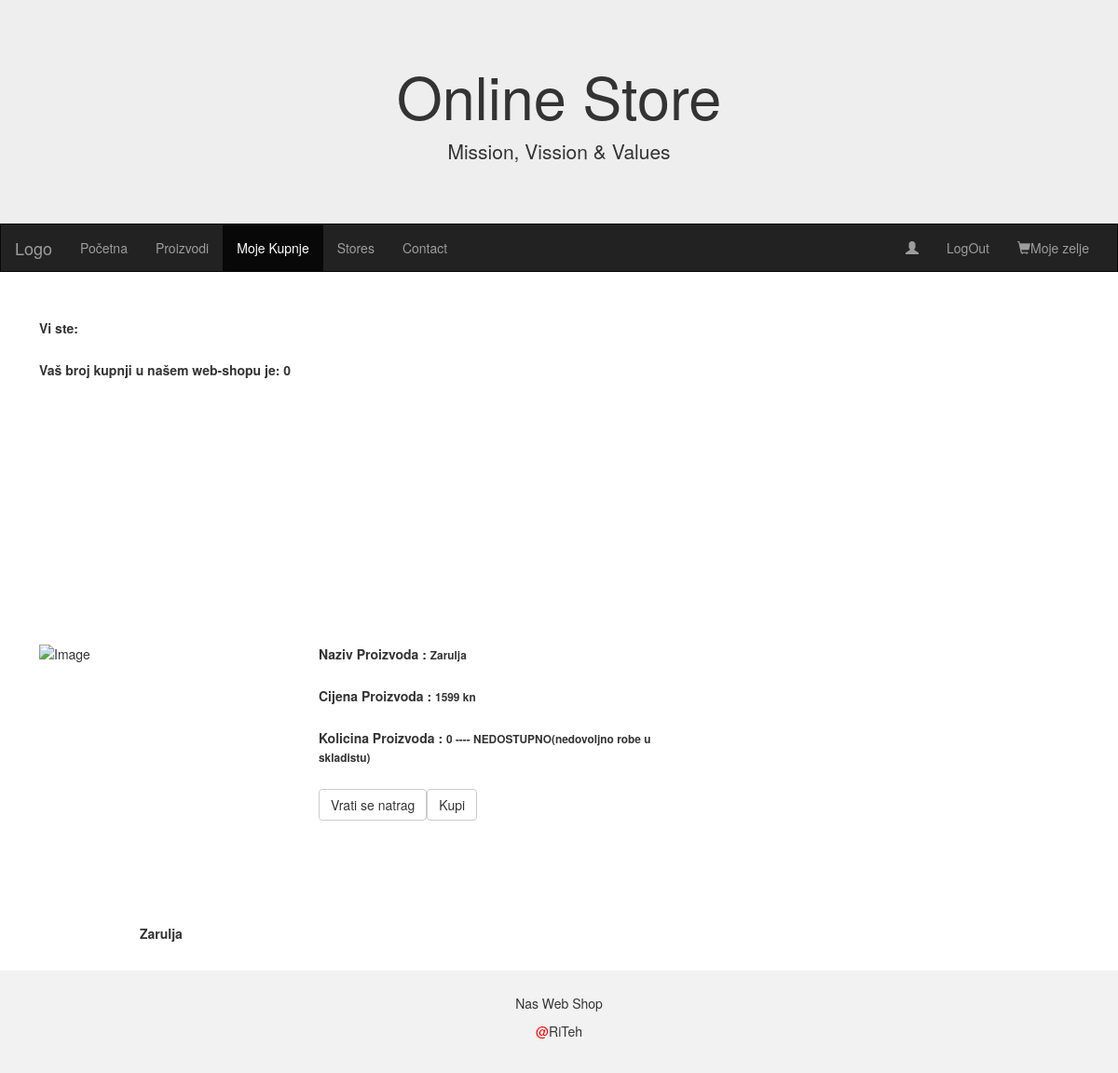
The page /shop/Kupnje.php?id=6 on the database its author committed.
### tables this page shows
CREATE TABLE `proizvod` (
  `ID_Proizvod` int(11) NOT NULL,
  `Naziv` varchar(15) NOT NULL,
  `ID_Vrste` int(11) NOT NULL,
  `Kolicina` int(11) NOT NULL,
  `Cijena` int(11) NOT NULL,
  `Slika` longblob NOT NULL
);

### shop/Komunikacija.php (called while the page is built, shortened)
<?php
function db_connect() {
    static $connection;
    if(!isset($connection)) {
        $config = parse_ini_file('config.ini');
        $connection = mysqli_connect('localhost',$config['username'],$config['password'],$config['dbname']);
    }
    return $connection;
}
function db_query($query) {
    $connection = db_connect();
    $result = mysqli_query($connection,$query);
    return $result;
}
function db_select($query) {
    $rows = array();
    $result = db_query($query);
    while ($row = mysqli_fetch_assoc($result)) {
        $rows[] = $row;
    }
    return $rows;
}
?>

### shop/Kupnje.php (the view, shortened to what this page needs)
<?php
include 'Komunikacija.php';
?>
<!DOCTYPE html>
<html lang="en">
<head>
  <link rel="stylesheet" href="https://maxcdn.bootstrapcdn.com/bootstrap/3.3.7/css/bootstrap.min.css">
</head>
<body>
<div class="jumbotron">
  <div class="container text-center">
    <h1>Online Store</h1>
    <p>Mission, Vission & Values</p>
  </div>
</div>
<nav class="navbar navbar-inverse">
  <div class="container-fluid">
    <div class="navbar-header">
      <a class="navbar-brand" href="#">Logo</a>
    </div>
    <div class="collapse navbar-collapse" id="myNavbar">
      <ul class="nav navbar-nav">
        <li ><a href="index1.php">Početna</a></li>
        <li ><a href="proizvodiu.php">Proizvodi</a></li>
        <li class="active"><a href="#">Moje Kupnje</a></li>
        <li><a href="#">Stores</a></li>
        <li><a href="#">Contact</a></li>
      </ul>
      <ul class="nav navbar-nav navbar-right">
        <li><a href="#"><span class="glyphicon glyphicon-user"></span> <?php echo $_SESSION['user'] ?></a></li>
		<li><a href="logout.php">LogOut</a></li>
        <li><a href="zelje.php"><span class="glyphicon glyphicon-shopping-cart"></span>Moje zelje</a></li>
      </ul>
    </div>
  </div>
</nav>
<?php
$query ="SELECT COUNT(*) as br FROM `kupnja` where `ID_Kupca`=(SELECT ID_REG FROM `registrirani` where `Mail`='".$_SESSION['user']."')";
$result = db_select($query);
$brojkupnji = $result[0]['br'];
print('<div class="container-fluid" id="konetenjer"><div class="col-xs-6 col-sm-3" style="height:350px; width:500px;">');
		print('<label class="control-label" style="margin-left:0%;">Vi ste: '.$_SESSION['user'].'  </label></br></br>');
		print('<label class="control-label" style="margin-left:0%;">Vaš broj kupnji u našem web-shopu je: '.$brojkupnji.'  </label></br></br>');
	print('	</div>');
print('	</div>');
if(isset($_GET['id'])){
	$query = "SELECT * FROM `proizvod` where ID_Proizvod=".$_GET['id'];
	$result = db_select($query);
	if(isset($_GET['pretraga'])){
		$href="PretragaUl.php?brojStranice=".$_GET['brojStranice']."&q=".$_GET['pretraga']."";
	}else{
		$href="proizvodiu.php?brojStranice=".$_GET['brojStranice']."";
	}
	if(($result[0]['Kolicina'])>0){
		$dostupno = "Dostupno za kupnju";
		$dost = 1;
	}else{
		$dostupno = "NEDOSTUPNO(nedovoljno robe u skladistu)";
		$dost = 0;
	}
	print('<div class="container-fluid" id="konetenjer">');
		print('<div class="col-xs-6 col-sm-3" style="height:350px; width:300px;">
				<img src="dohvatiSliku.php?id='.$result[0]["ID_Proizvod"].'" class="img-responsive" style="width:100%" alt="Image" id="slika"><br>
				<label class="control-label" style="margin-left:40%;">'.$result[0]["Naziv"].'</label>
				</div>');
		print('<div class="col-xs-6 col-sm-3" style="height:350px; width:400px; ;">
				<label class="control-label" style="margin-left:0%;"><b>Naziv Proizvoda</b>   :                        <small>'.$result[0]['Naziv'].'</small> </label></br></br>
				<label class="control-label" style="margin-left:0%;"><b>Cijena Proizvoda</b>   :                        <small>'.$result[0]['Cijena'].' kn</small> </label></br></br>
				<label class="control-label" style="margin-left:0%;"><b>Kolicina Proizvoda</b>   :                        <small>'.$result[0]['Kolicina'].'  ----  '.$dostupno.'</small></label></br></br>
				<a id="gumbicPovratka" href="'.$href.'" class="btn btn-default">Vrati se natrag</a>');
		if($dost == 1){
			if(isset($_GET['pretraga'])){
				print('<a id="gumbicPovratka" href="Kupnja.php?id='.$_GET["id"].'&brojStranice='.$_GET["brojStranice"].'&pretraga='.$_GET['pretraga'].'" class="btn btn-default">Kupi</a>');
			}else{
			print('<a id="gumbicPovratka" href="Kupnja.php?id='.$_GET["id"].'&brojStranice='.$_GET["brojStranice"].'" class="btn btn-default">Kupi</a>');
			}
		}else{
			print('<a id="gumbicPovratka" class="btn btn-default">Kupi</a>');
		}
		print('	</div>');
		print('</div>');
}
?>
<footer class="container-fluid text-center">
  <p>Nas Web Shop</p>
	<p><span style="color:red;">@</span>RiTeh</p>
</footer>
</body>
</html>

### shop/Kupnje.php (style rules this page uses)
.navbar { margin-bottom: 50px; border-radius: 0; }
.jumbotron { margin-bottom: 0; }
#konetenjer { margin-left:1%; }
#slika { position: relative; float: left; width: 400px; height: 300px; background-position: 50% 50%; background-repeat: no-repeat; background-size: cover; }
footer { background-color: #f2f2f2; padding: 25px; }

### rows shown on the page
proizvod: Naziv "Zarulja", Cijena "1599", Kolicina "0", Kolicina "NEDOSTUPNO(nedovoljno robe u skladistu)"

### other values the page prints
$brojkupnji "0"
